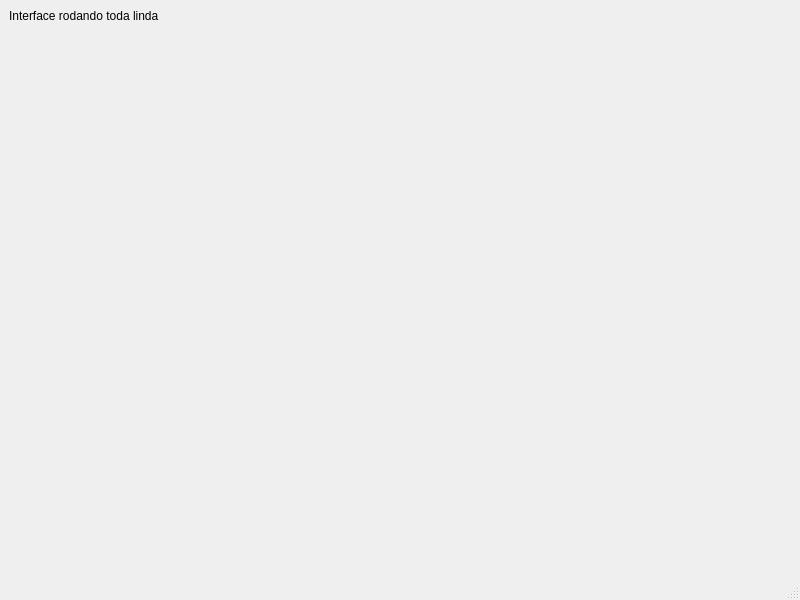
<?xml version="1.0" encoding="UTF-8"?>
<ui version="4.0">
 <class>MainWindow</class>
 <widget class="QMainWindow" name="MainWindow">
  <property name="geometry">
   <rect>
    <x>0</x>
    <y>0</y>
    <width>800</width>
    <height>600</height>
   </rect>
  </property>
  <property name="windowTitle">
   <string>MainWindow</string>
  </property>
  <widget class="QWidget" name="centralwidget">
   <layout class="QFormLayout" name="formLayout">
    <item row="0" column="0">
     <widget class="QLabel" name="label">
      <property name="text">
       <string>Interface rodando toda linda</string>
      </property>
     </widget>
    </item>
   </layout>
  </widget>
  <widget class="QMenuBar" name="menubar">
   <property name="geometry">
    <rect>
     <x>0</x>
     <y>0</y>
     <width>800</width>
     <height>21</height>
    </rect>
   </property>
  </widget>
  <widget class="QStatusBar" name="statusbar"/>
 </widget>
 <resources/>
 <connections/>
</ui>
